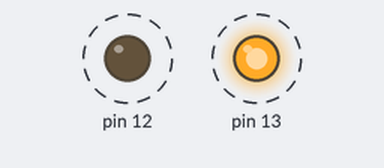
This sketch was run on a simulated Arduino Uno, built with avr-gcc and run on an emulated ATmega328P. Shown: output pins drawn as LEDs (lit = HIGH). Dashed ring = blinking.

Above: at 0.5 s.
Timing chart, 0 to 4.6 s (numbered marks = the images above):
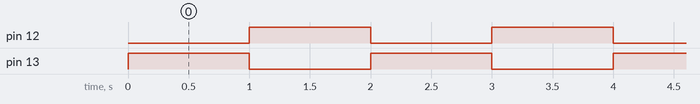

The sketch:

prog11.ino
```cpp
void setup(){
  DDRB = 0b00110000;  //Configura PB5 (D13) e PB4(D12) como saídas
}

void loop(){
  PORTB = 0b00100000;
  delay(1000);
  PORTB = 0b00010000;
  delay(1000);
}
```

prog01.c
```cpp
#include <stdio.h>

int main(void) {
  //Apenas na declaração
  char msg[10] = "ola mundo";
  printf("%s\n", msg);
  return 0;
}
```

prog02.c
```cpp
#include <stdio.h>

int main(void) {
  //Apenas na declaração
  char msg[20] = "ola mundo";
  printf("Exibindo a mensagem toda de um so vez:%s\n", msg);
  //Acessando um caracter de cada vez
  int posicao;
  for (posicao = 0; posicao < 20 ; posicao++){
    printf("Caracter na posicao: %i eh: %c\n", posicao, msg[posicao]);
  }
  return 0;
}
```

prog03.c
```cpp
#include <stdio.h>

int main(void) {
  //Apenas na declaração
  char msg[20] = "ola mundo";
  printf("Exibindo a mensagem toda de um so vez:%s lala\n", msg);
  //Acessando um caracter de cada vez
  int posicao;
  for (posicao = 0; posicao < 20 ; posicao++){
    printf("Caracter na posicao: %i eh: %c\n", posicao, msg[posicao]);
  }

  //Forca a string a terminar na posicao 6
  msg[6] = '\0';

  printf("Exibindo a mensagem toda de um so vez:%s lala\n", msg);
  //Acessando um caracter de cada vez
  for (posicao = 0; posicao < 20 ; posicao++){
    printf("Caracter na posicao: %i eh: %c\n", posicao, msg[posicao]);
  }
  return 0;
}
```

prog04.c
```cpp
#include <stdio.h>

int main(void) {
  char msg[20];

  int temperatura_calculada = 42;

  msg[0] = '4';
  msg[1] = '2';
  msg[2] = ' ';
  msg[3] = 'C';
  msg[4] = '\0';

  printf("%s\n", msg);
  return 0;
}
```

prog05.c
```cpp
#include <stdio.h>
#include <string.h>
int main(void) {
  char msg[20];

  int temperatura_calculada = 2345;

  sprintf( msg, "%i C", temperatura_calculada);

  printf("%s\n", msg);
  return 0;
}
```

prog06.c
```cpp
#include <stdio.h>
#include <string.h>
int main(void) {
  char msg[20];

  //Inicializa a msg como uma string vazia
  msg[0] = '\0';
  char dado;
  do{
    //Ler uma letra do teclado
    dado = getchar();
    printf("Digitado: %c\n", dado);
    //Tudo que for digitado que não for enter (\n) vai para dentro da variavel msg
    if (dado != '\n'){
      sprintf(msg, "%s%c", msg, dado);
    }
    printf("Valor de msg: %s\n", msg);

  }while(dado != 'q');
  printf("FIM DIGITACAO!\n");
  printf("%s\n", msg);
  return 0;
}
```

prog07.c
```cpp
#include <stdio.h>
#include <string.h>
int main(void) {
  char msg[20];

  //Inicializa a msg como uma string vazia
  msg[0] = '\0';
  char dado;
  do{
    //Ler uma letra do teclado
    dado = getchar();
    printf("Digitado: %c\n", dado);
    //Tudo que for digitado que não for enter (\n) vai para dentro da variavel msg
    if (dado != '\n'){
      sprintf(msg, "%s%c", msg, dado);
    }
    printf("Valor de msg: %s\n", msg);

  }while(dado != 'q');
  printf("FIM DIGITACAO!\n");
  printf("%s\n", msg);

  //Verifica a msg recebida
  if(strcmp(msg,"olaq") == 0){
    printf("Msg valida!\n");
  } else {
    printf("Msg invalida recebida!\n");
  }
  return 0;
}
```

Measured:
- by itself, pin 12, pin 13: alternates HIGH for 1.0 s and LOW for 1.0 s
